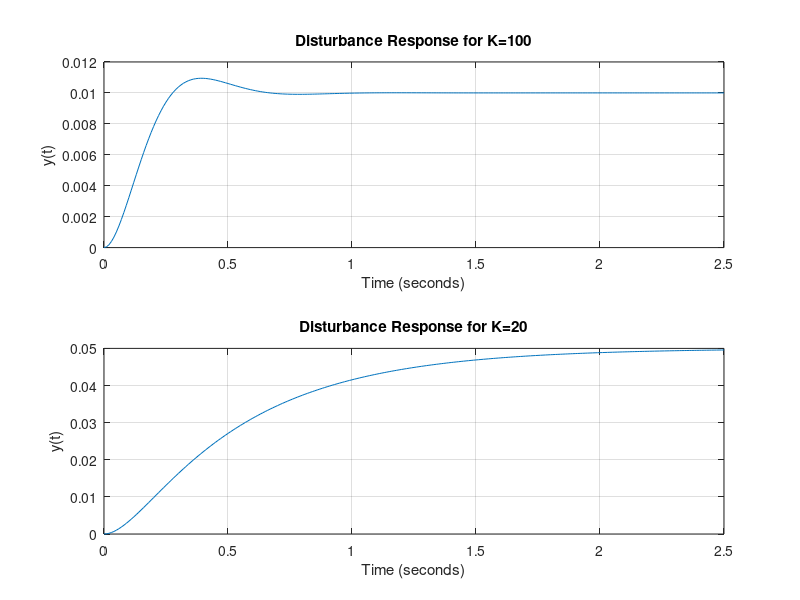

This figure's MATLAB source:
% Chapter 4: Figure 4.30
%
% Response to a Disturbance D(s)=1/s for K=20 and K=100
%
numg=[1]; deng=[1 1 0]; 
sysg=tf(numg,deng);
K1=100; K2=20; 
num1=[11 K1]; num2=[11 K2]; den=[0 1];
sys1=tf(num1,den); sys2=tf(num2,den);
%
% Compute closed-loop transfer functions
%
sysa=feedback(sysg,sys1); sysa=minreal(sysa);
sysb=feedback(sysg,sys2); sysb=minreal(sysb);
%
% Plot step response
%
t=[0:0.01:2.5];
[y1,t,x]=step(sysa,t); [y2,t,x]=step(sysb,t);
subplot(211), plot(t,y1), title('Disturbance Response for K=100')
xlabel('Time (seconds)'),ylabel('y(t)'), grid
subplot(212),plot(t,y2), title('Disturbance Response for K=20')
xlabel('Time (seconds)'),ylabel('y(t)'), grid
